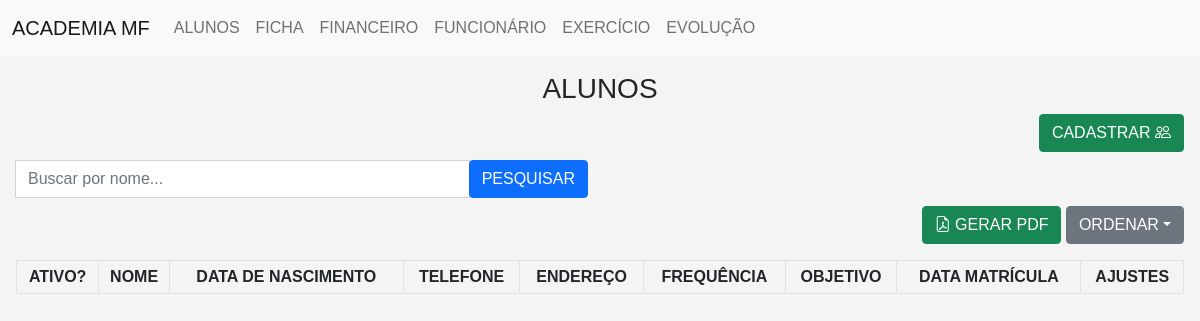
/Matricula/index.php, run on an earlier commit of the app's database.
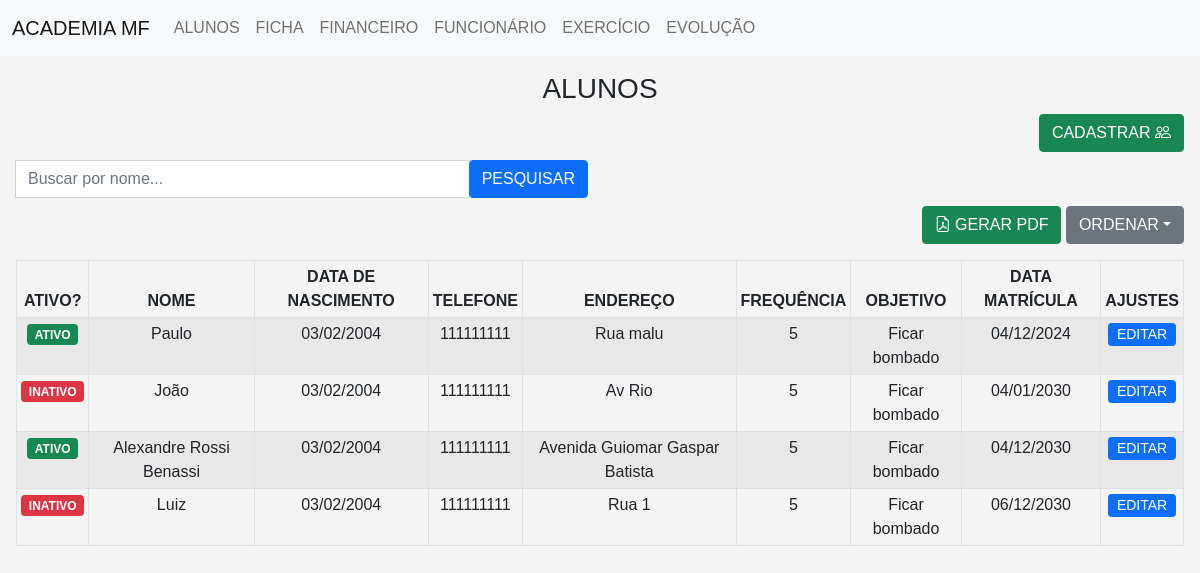
And on a later commit of the database.
### tables this page shows
CREATE TABLE `aluno` (
  `id` int(11) NOT NULL,
  `nome` varchar(255) DEFAULT NULL,
  `data_nascimento` date DEFAULT NULL,
  `telefone` varchar(255) DEFAULT NULL,
  `endereco` varchar(255) DEFAULT NULL,
  `frequencia` int(11) DEFAULT NULL,
  `objetivo` varchar(255) DEFAULT NULL,
  `data_matricula` date DEFAULT NULL,
  `ativo` tinyint(1) NOT NULL DEFAULT 1
);

### Classe/Conexao.php (called while the page is built)
<?php
class Db{
    public static function conexao(){
        try {
            $conexao = new PDO("mysql:host=localhost;dbname=heman;", "root", "");
            $conexao->setAttribute(PDO::ATTR_ERRMODE, PDO::ERRMODE_EXCEPTION);
            return $conexao;
        } catch (PDOException $e) {
            return NULL;
        }
    }
}
?>

### Matricula/index.php (the view, shortened to what this page needs)
<!doctype html>
<html lang="pt-BR">
<head>
    <link href="https://cdn.jsdelivr.net/npm/bootstrap@5.0.2/dist/css/bootstrap.min.css" rel="stylesheet">
    <link rel="stylesheet" href="https://cdn.jsdelivr.net/npm/bootstrap-icons@1.10.5/font/bootstrap-icons.css">
    <link rel="stylesheet" href="https://cdn.jsdelivr.net/npm/bootstrap-icons@1.8.1/font/bootstrap-icons.css">
    <link rel="stylesheet" href="style.css">
</head>
<body>
<?php include("../Classe/Conexao.php") ?>
<?php include("../Navbar/navbar.php"); ?>
<?php $pesquisa = isset($_GET["pesquisa"]) ? $_GET["pesquisa"] : NULL; ?>
<?php $ordenar = isset($_GET["ordenar"]) ? $_GET["ordenar"] : "ASC"; ?>
<section class="p-3">
    <h3>ALUNOS</h3>
    <div class="text-end mb-2 conteudo-esconder-pdf">
        <button class="btn btn-success" data-bs-toggle="modal" data-bs-target="#cadastrar">
            CADASTRAR <i class="bi bi-people"></i>
        </button>
    </div>
    <form method="get" class="mb-2 conteudo-esconder-pdf">
        <div class="row">
            <div class="col-md-6">
                <div class="input-group">
                    <input name="pesquisa" value="<?php echo $pesquisa; ?>" type="text" class="form-control" placeholder="Buscar por nome...">
                    <div class="input-group-pprend">
                        <button class="btn btn-primary">PESQUISAR</button>
                    </div>
                </div>
            </div>
        </div>
    </form>
    <div class="col-12 text-end conteudo-esconder-pdf">
        <div class="d-inline">
            <button class="btn btn-success botao-gerar-pdf">
                <i class="bi bi-file-earmark-pdf"></i> GERAR PDF
            </button>
        </div>
        <div class="d-inline">
            <div class="dropdown d-inline">
                <button class="btn btn-secondary dropdown-toggle" type="button" id="filterDropdown" data-bs-toggle="dropdown" aria-expanded="false">ORDENAR</button>
            </div>
        </div>
    </div>
    <table class="table table-striped table-hover mt-3 text-center table-bordered table-sm">
        <thead>
            <tr>
                <th>ATIVO?</th>
                <th>NOME</th>
                <th>DATA DE NASCIMENTO</th>
                <th>TELEFONE</th>
                <th>ENDEREÇO</th>
                <th>FREQUÊNCIA</th>
                <th>OBJETIVO</th>
                <th>DATA MATRÍCULA</th>
                <th class="conteudo-esconder-pdf">AJUSTES</th>
            </tr>
        </thead>
        <tbody>
            <?php
            $sql = ("SELECT * FROM `aluno`");
            if($ordenar == "ASC"){
                $sql .= (" ORDER BY `data_matricula` ASC");
            }else if($ordenar == "DESC"){
                $sql .= (" ORDER BY `data_matricula` DESC");
            }
            $executar = Db::conexao()->query($sql);
            $alunos = $executar->fetchAll(PDO::FETCH_OBJ);
            ?>
            <?php foreach ($alunos as $aluno) { ?>
                <tr>
                    <td>
                        <?php if($aluno->ativo == 1) { ?>
                            <span class="badge bg-success">ATIVO</span>
                        <?php } else { ?>
                            <span class="badge bg-danger">INATIVO</span>
                        <?php } ?>
                    </td>
                    <td><?php echo $aluno->nome; ?></td>
                    <td>
                        <?php if($aluno->data_nascimento) { ?>
                            <?php echo date('d/m/Y', strtotime($aluno->data_nascimento)); ?>
                        <?php } else { ?>
                            --
                        <?php } ?>
                    </td>
                    <td><?php echo $aluno->telefone; ?></td>
                    <td><?php echo $aluno->endereco; ?></td>
                    <td><?php echo $aluno->frequencia; ?></td>
                    <td><?php echo $aluno->objetivo; ?></td>
                    <td><?php echo date('d/m/Y', strtotime($aluno->data_matricula)); ?></td>
                    <td class="conteudo-esconder-pdf">
                        <button
                            class="conteudo-esconder-pdf btn btn-primary btn-sm p-0 ps-2 pe-2 botao-selecionar-matricula"
                            data-id="<?php echo $aluno->id; ?>"
                            data-nome="<?php echo $aluno->nome; ?>"
                            data-data_nascimento="<?php echo $aluno->data_nascimento; ?>"
                            data-telefone="<?php echo $aluno->telefone; ?>"
                            data-endereco="<?php echo $aluno->endereco; ?>"
                            data-frequencia="<?php echo $aluno->frequencia; ?>"
                            data-objetivo="<?php echo $aluno->objetivo; ?>"
                            data-data_matricula="<?php echo $aluno->data_matricula; ?>"
                            data-ativo="<?php echo $aluno->ativo; ?>">
                            EDITAR
                        </button>
                    </td>
                </tr>
            <?php } ?>
    </table>
</section>
</body>
</html>

### Navbar/navbar.php (shortened to what this page needs)
<nav class="navbar navbar-expand-lg navbar-light bg-light">
    <div class="container-fluid">
        <a class="navbar-brand" href="#">ACADEMIA MF</a>
        <div class="collapse navbar-collapse" id="navbarNav">
            <ul class="navbar-nav">
                <li class="nav-item">
                    <a class="nav-link" href="../Matricula">ALUNOS</a>
                </li>
                <li class="nav-item">
                    <a class="nav-link" href="../Ficha">FICHA</a>
                </li>
                <li class="nav-item">
                    <a class="nav-link" href="../Financeiro">FINANCEIRO</a>
                </li>
                <li class="nav-item">
                    <a class="nav-link" href="../Funcionario">FUNCIONÁRIO</a>
                </li>
                <li class="nav-item">
                    <a class="nav-link" href="../Exercicio">EXERCÍCIO</a>
                </li>
                <li class="nav-item">
                    <a class="nav-link" href="../Evolucao">EVOLUÇÃO</a>
                </li>
            </ul>
        </div>
    </div>
</nav>

### Evolucao/style.css (style rules this page uses)
body { font-family: Arial, sans-serif; background-color: #f4f4f4; text-align: center; background-image: url(Academia1.png); }
button { padding: 10px 20px; border: none; border-radius: 5px; background-color: #198754; color: white; cursor: pointer; }

What changed in the data, as far as the page shows it:
added aluno: ativo "ATIVO", nome "Paulo", data_nascimento "03/02/2004", telefone "111111111", endereco "Rua malu", frequencia "5", objetivo "Ficar bombado", data_matricula "04/12/2024"
added aluno: ativo "INATIVO", nome "João", data_nascimento "03/02/2004", telefone "111111111", endereco "Av Rio", frequencia "5", objetivo "Ficar bombado", data_matricula "04/01/2030"
added aluno: ativo "ATIVO", nome "Alexandre Rossi Benassi", data_nascimento "03/02/2004", telefone "111111111", endereco "Avenida Guiomar Gaspar Batista", frequencia "5", objetivo "Ficar bombado", data_matricula "04/12/2030"
added aluno: ativo "INATIVO", nome "Luiz", data_nascimento "03/02/2004", telefone "111111111", endereco "Rua 1", frequencia "5", objetivo "Ficar bombado", data_matricula "06/12/2030"
